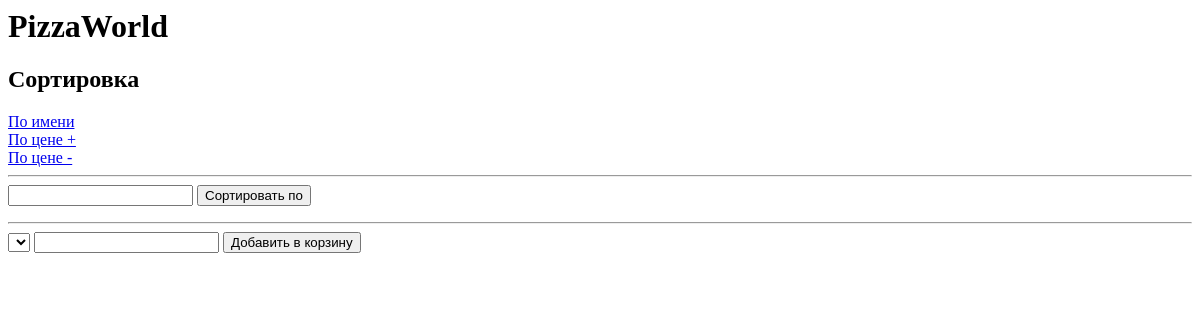
/pizzas/, run on an earlier commit of the app's database.
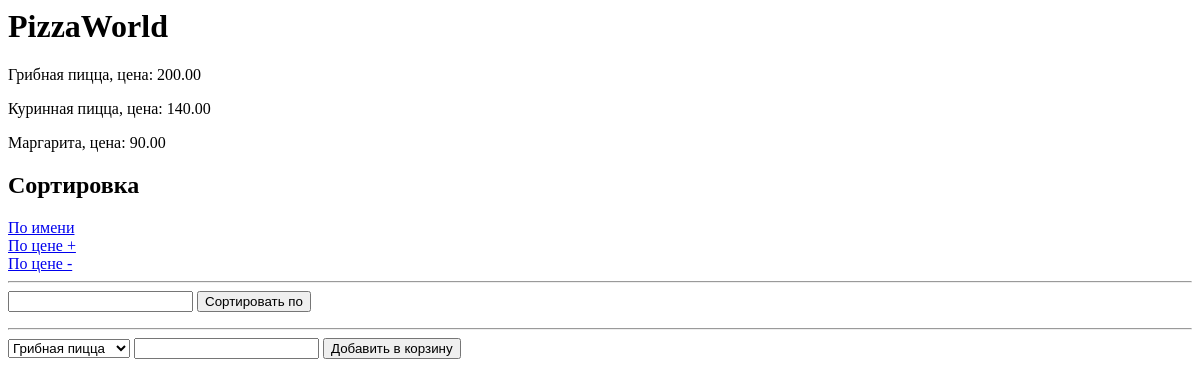
And on a later commit of the database.
### myAPP/models.py (models this page shows, shortened)
class Pizza(models.Model):
    name = models.CharField(max_length=300)
    price = models.DecimalField(max_digits=9, decimal_places=2)

### myAPP/views.py (the view, shortened to what this page needs)
# urls.py: url(r'^pizzas/$', CoreTemplateView.as_view()),
class CoreTemplateView(TemplateView):
    template_name = 'core.html'
    sorting_fields = ['price', 'name', '-price', '-name']
    def get_context_data(self, *args, **kwargs):
        context = super().get_context_data(**kwargs)
        if self.request.method == 'POST':
            ordering = self.request.POST.get('ordering', 'name')
        if self.request.method == 'GET':
            ordering = self.request.GET.get('ordering', 'name')
        if ordering not in self.sorting_fields:
            ordering = 'name'
        context['pizzas'] = Pizza.objects.all().order_by(ordering)
        return context

### core/context_processor.py (called while the page is built)
def contex_core(request):
    return {'site_url': settings.SITE_URL,
            'site_name': settings.SITE_NAME,
            'pizzas': Pizza.objects.all(),
            'support_email_address': settings.SUPPORT_EMAIL_ADDRESS,}

### core/templates/core.html
<h1>PizzaWorld</h1>
<div>
    {% for pizza in pizzas %}
    <div>
        <p>{{ pizza.name }}, цена: {{ pizza.price }}</p>
    </div>
    {% endfor %}
</div>
<div>
    <h2>Сортировка</h2>
    <a href="/pizzas/?ordering=name">По имени </a><br>
    <a href="/pizzas/?ordering=price">По цене +</a><br>
    <a href="/pizzas/?ordering=-price">По цене -</a><br>
</div>
<hr>
<form method="post" action="/pizzas/">{% csrf_token %}
    <input type="text" name="ordering">
    <input type="submit" value="Сортировать по">
</form>
<hr>
<form method="post" action="/add_pizza/">{% csrf_token %}
    <select name="pizza_id">
        {% for pizza in pizzas %}
            <option value="{{pizza.id}}">{{pizza.name}}</option>
        {% endfor %}
    </select>
    <input type="number" name="count">
    <input type="submit" value="Добавить в корзину">
</form>

What changed in the data, as far as the page shows it:
added Pizza: name "Грибная пицца", price "200.00"
added Pizza: name "Куринная пицца", price "140.00"
added Pizza: name "Маргарита", price "90.00"
Also different on the page:
form field pizza_id: (not shown) → "Грибная пицца"
